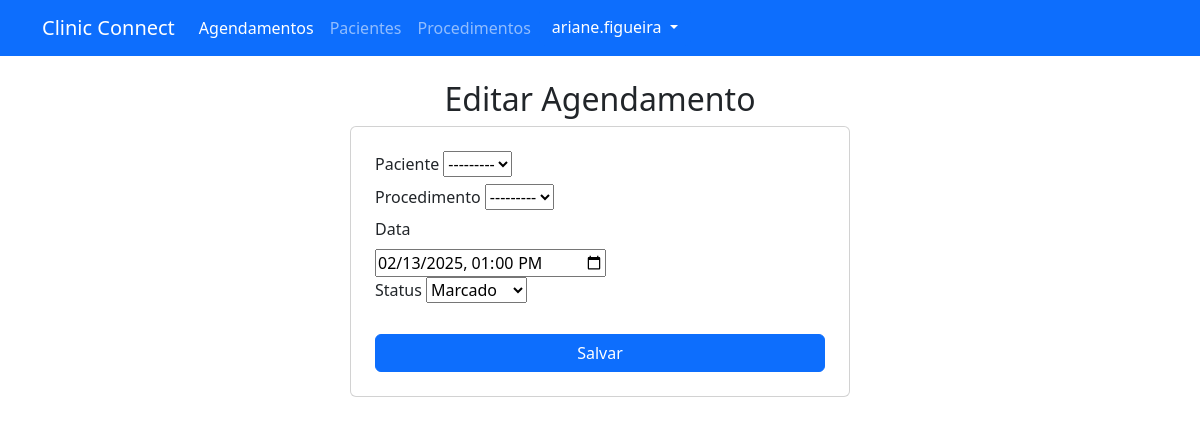
The page /1/editar_agendamento/ (signed in) on the database as committed earlier.
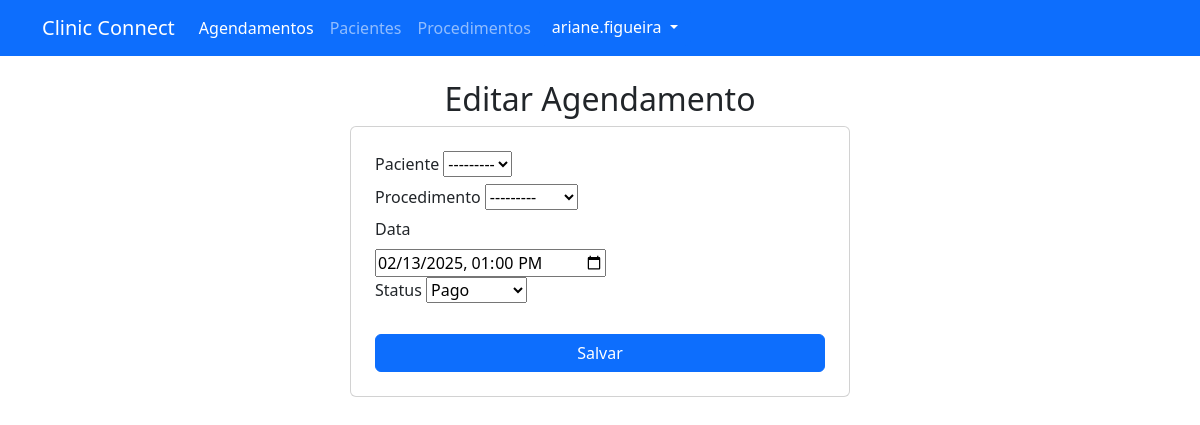
The same page on the database as committed later.
### usuarios/models.py (models this page shows, shortened)
class Agendamento(models.Model):
    STATUS_CHOICE = [
        ('Marcado', 'Marcado'),
        ('Realizado', 'Realizado'),
        ('Pago', 'Pago'),
        ('Cancelado', 'Cancelado'),
    ]
    paciente = models.ForeignKey(Paciente, on_delete=models.CASCADE, related_name='agendamentos')
    procedimento = models.ForeignKey(Procedimento, on_delete=models.CASCADE)
    data_horario = models.DateTimeField(null=True, blank=True)  # Permite valores nulos
    usuario = models.ForeignKey(UsuarioPersonalizado, on_delete=models.CASCADE)
    status = models.CharField(max_length=10, choices=STATUS_CHOICE, default='Marcado')

### usuarios/views.py (the view)
# urls.py: path('<int:pk>/editar_agendamento/', editar_agendamento, name='editar_agendamento')
@login_required
def editar_agendamento(request, pk):
    agendamento = get_object_or_404(Agendamento, pk=pk)
    if request.method == 'POST':
        form = AgendamentoForm(request.POST, instance=agendamento, usuario=request.user)
        if form.is_valid():
            form.save()
            return redirect('listar_agendamentos')
    else:
        form = AgendamentoForm(instance=agendamento, usuario=request.user)
    return render(request, 'usuarios/editar_agendamento.html', {'form':form})

### usuarios/forms.py
class AgendamentoForm(forms.ModelForm):
    data_horario = forms.DateTimeField(
        widget=forms.DateTimeInput(attrs={'type': 'datetime-local'}, format='%Y-%m-%dT%H:%M'),
        input_formats=['%Y-%m-%dT%H:%M']
    )
    class Meta:
        model = Agendamento
        fields = ['paciente','procedimento', 'data_horario', 'status']
    def __init__(self, *args, **kwargs):
        usuario = kwargs.pop('usuario', None)  # Pegamos o usuário logado
        super().__init__(*args, **kwargs)
        if usuario:
            self.fields['paciente'].queryset = Paciente.objects.filter(usuario=usuario)  # Filtra pacientes do usuário logado
            self.fields['procedimento'].queryset = Procedimento.objects.filter(usuario=usuario)  # Filtra procedimentos do usuário

### usuarios/models.py (called while the page is built)
    def __str__(self):
        return self.nome

    def __str__(self):
        return self.nome

### usuarios/templates/usuarios/editar_agendamento.html (shortened to what this page needs)
{% extends "usuarios/base.html" %}
{% block content %}
<h2>Editar Agendamento</h2>
<div class="card shadow-ms p-4 g-3">
    <form method="POST">
        <div class="col-md-7">
            <label for="paciente" class="form-label">Paciente</label>
            {{ form.paciente }}
        </div>
        <div class="col-md-6">
            <label for="procedimento" class="form-label">Procedimento</label>
            {{ form.procedimento }}
        </div>
        <div class="col-md-7">
            <label for="data" class="form-label">Data</label>
            {{ form.data_horario }}
        </div>
        <div class="col-md-7">
            <label for="status" class="form-label">Status</label>
            {{ form.status }}
        </div>
        <div class="col-12 text-center">
            <button type="submit" class="btn btn-primary" href="{% url 'listar_procedimentos' %}">Salvar</button>
        </div>
    </form>
</div>
{% endblock content %}

Rows that differ between the two databases and show on the page:
changed Agendamento: status "Marcado" → "Pago"
